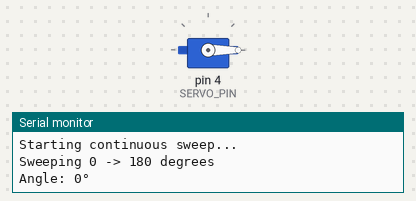
Simulated run of this sketch. Board: Arduino Uno, built with avr-gcc and run on an emulated ATmega328P. Parts: servo, the last lines printed to the serial monitor.

Above: at 2.05 s.
At 5.75 s:
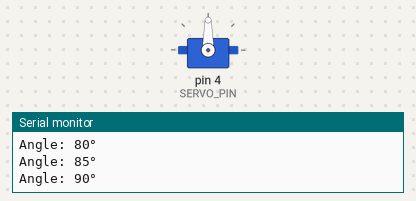
At 9.45 s:
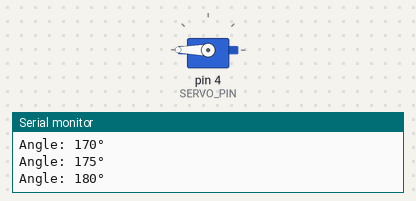
At 16.95 s:
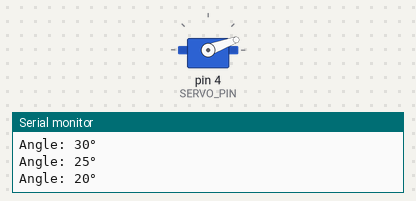
Timing chart, 0 to 23.9 s (numbered marks = the images above):
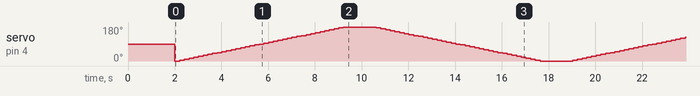

The sketch:

servo_continuous_test.ino
```cpp
/*
 * servo_continuous_test.ino
 *
 * Continuously moves servo back and forth to test power and wiring.
 * Use this to verify servo hardware before face tracking.
 */

#include <Servo.h>

const int SERVO_PIN = 4;  // GPIO4 = D2
Servo myServo;

void setup() {
    Serial.begin(115200);
    delay(1000);

    Serial.println("=== SERVO CONTINUOUS TEST ===");
    Serial.println("Servo should sweep continuously");
    Serial.println("If no movement:");
    Serial.println("1. Check servo power (needs 5V, not 3.3V)");
    Serial.println("2. Check wiring connections");
    Serial.println("3. Try external power supply");

    myServo.attach(SERVO_PIN);

    // Initial position
    myServo.write(90);
    delay(1000);
    Serial.println("Starting continuous sweep...");
}

void loop() {
    // Slow sweep 0 to 180
    Serial.println("Sweeping 0 -> 180 degrees");
    for (int angle = 0; angle <= 180; angle += 5) {
        myServo.write(angle);
        Serial.print("Angle: ");
        Serial.print(angle);
        Serial.println("°");
        delay(200);  // Slow movement for easy observation
    }

    delay(1000);  // Pause at 180°

    // Slow sweep 180 to 0
    Serial.println("Sweeping 180 -> 0 degrees");
    for (int angle = 180; angle >= 0; angle -= 5) {
        myServo.write(angle);
        Serial.print("Angle: ");
        Serial.print(angle);
        Serial.println("°");
        delay(200);
    }

    delay(1000);  // Pause at 0°
}
```
